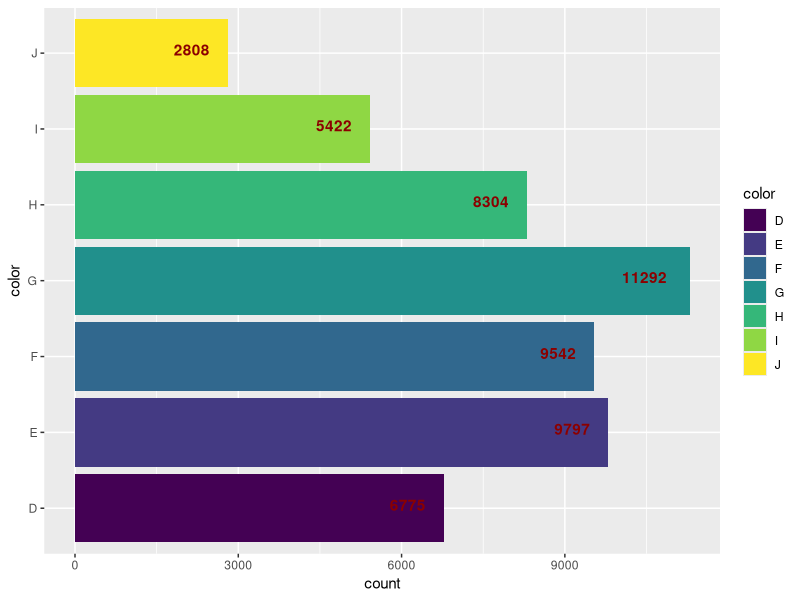
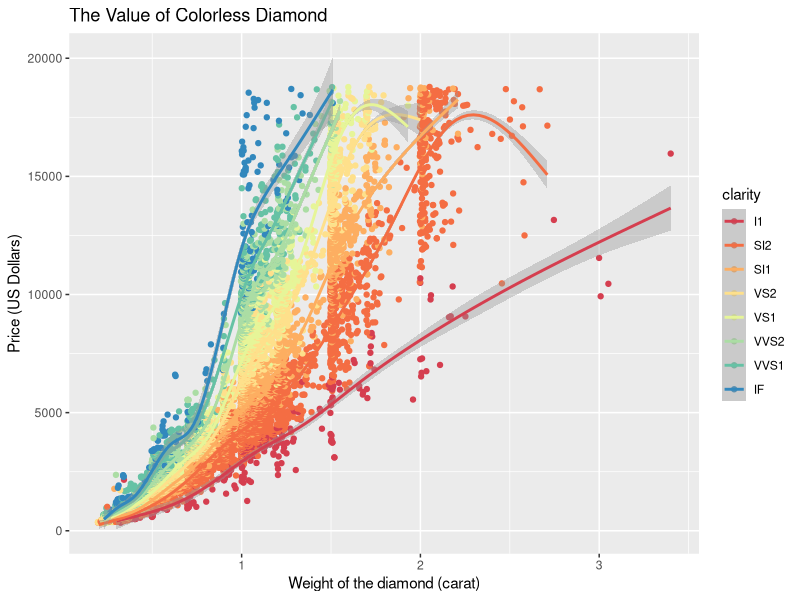
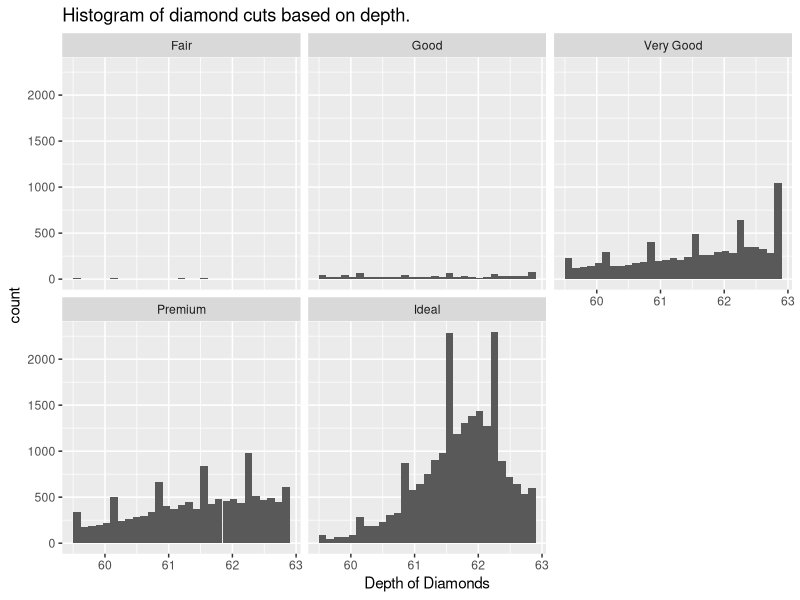

These figures' R source, in order:
## ---- chunk 1
library(MASS)
library(dplyr)
library(tidyr)
library(ggplot2)
library(knitr)
opts_chunk$set(tidy.opts=list(width.cutoff=60),tidy=TRUE)
## ---- chunk 2
# Change the object of diamonds dataset from tibble to data frame.
diamonds <- as.data.frame(diamonds)
## ---- chunk 3
diamonds%>%
  ggplot(aes(color))+
  geom_bar(aes(group = color, fill = color))+
  coord_flip()+
  geom_text(stat='count', aes(label=..count..), vjust=0.2, hjust = 1.5, 
            colour = "darkred", fontface = "bold")
## ---- chunk 4
colorless_diamonds <- diamonds%>%
                          filter(color %in% c("D","E","F"))
## ---- chunk 5
  colorless_diamonds%>%
  ggplot(aes(carat,price, color = clarity))+
  geom_jitter()+
  geom_smooth()+
  scale_color_brewer(palette = "Spectral")+
  labs(x="Weight of the diamond (carat)", y = "Price (US Dollars)", 
       title = "The Value of Colorless Diamond")
## ---- chunk 6
ideal_dept_diamonds <- diamonds%>%
  filter(diamonds$depth >= 59.5 & diamonds$depth <= 62.9)
## ---- chunk 7
ideal_dept_diamonds%>%
  ggplot(aes(depth))+
  geom_histogram(bins = 30)+
  labs(x = "Depth of Diamonds", 
       title = "Histogram of diamond cuts based on depth.")+
  facet_wrap(~ cut)
## ---- chunk 8
LW_diamonds <- diamonds%>%
  mutate(LWratio = x/y)
